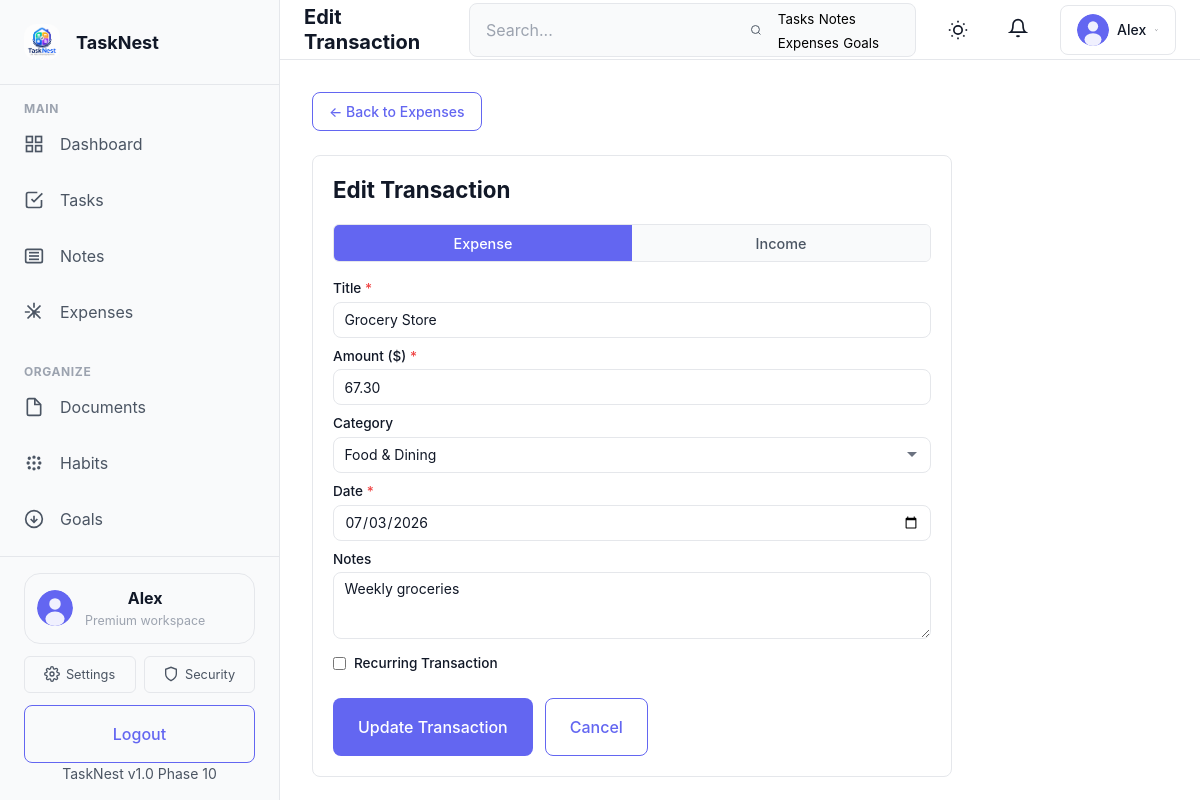
Page /modules/expenses/expenses-edit.php?id=4 (signed in) on the committed database.
### tables this page shows
CREATE TABLE IF NOT EXISTS users (
    id INT PRIMARY KEY AUTO_INCREMENT,
    username VARCHAR(50) UNIQUE NOT NULL,
    email VARCHAR(120) UNIQUE NOT NULL,
    password_hash VARCHAR(255) NOT NULL,
    first_name VARCHAR(100),
    last_name VARCHAR(100),
    avatar_url VARCHAR(255),
    phone VARCHAR(20),
    bio TEXT,
    timezone VARCHAR(50) DEFAULT 'UTC',
    theme ENUM('light', 'dark') DEFAULT 'light',
    is_active TINYINT(1) DEFAULT 1,
    role ENUM('user', 'admin') DEFAULT 'user',
    created_at TIMESTAMP DEFAULT CURRENT_TIMESTAMP,
    updated_at TIMESTAMP DEFAULT CURRENT_TIMESTAMP ON UPDATE CURRENT_TIMESTAMP,
    INDEX idx_email (email),
    INDEX idx_username (username),
    INDEX idx_created_at (created_at)
);

CREATE TABLE IF NOT EXISTS expenses (
    id INT AUTO_INCREMENT PRIMARY KEY,
    user_id INT NOT NULL,
    title VARCHAR(255) NOT NULL,
    amount DECIMAL(12,2) NOT NULL DEFAULT 0.00,
    type ENUM('expense', 'income') DEFAULT 'expense',
    category_id INT DEFAULT NULL,
    transaction_date DATE NOT NULL,
    notes TEXT DEFAULT NULL,
    is_recurring TINYINT(1) DEFAULT 0,
    recurring_period VARCHAR(20) DEFAULT NULL,
    is_deleted TINYINT(1) DEFAULT 0,
    created_at TIMESTAMP DEFAULT CURRENT_TIMESTAMP,
    updated_at TIMESTAMP DEFAULT CURRENT_TIMESTAMP ON UPDATE CURRENT_TIMESTAMP,
    FOREIGN KEY (user_id) REFERENCES users(id) ON DELETE CASCADE,
    FOREIGN KEY (category_id) REFERENCES expense_categories(id) ON DELETE SET NULL,
    INDEX idx_exp_user_date (user_id, transaction_date),
    INDEX idx_exp_user_type (user_id, type),
    INDEX idx_exp_user_deleted (user_id, is_deleted)
);

CREATE TABLE IF NOT EXISTS expense_categories (
    id INT AUTO_INCREMENT PRIMARY KEY,
    user_id INT NOT NULL,
    name VARCHAR(100) NOT NULL,
    color VARCHAR(20) DEFAULT '#6366f1',
    type ENUM('expense', 'income') DEFAULT 'expense',
    is_deleted TINYINT(1) DEFAULT 0,
    created_at TIMESTAMP DEFAULT CURRENT_TIMESTAMP,
    updated_at TIMESTAMP DEFAULT CURRENT_TIMESTAMP ON UPDATE CURRENT_TIMESTAMP,
    FOREIGN KEY (user_id) REFERENCES users(id) ON DELETE CASCADE,
    UNIQUE KEY unique_exp_cat_user (user_id, name, type),
    INDEX idx_ec_user (user_id)
);

### modules/expenses/expenses-edit.php (the view, shortened to what the rows shown need)
<?php
require_once __DIR__ . '/../../config/db.php';
require_once __DIR__ . '/../../includes/auth.php';
require_once __DIR__ . '/../../includes/functions.php';
$user_id = $auth->getUserId();
$expense_id = isset($_GET['id']) ? (int) $_GET['id'] : 0;
$stmt = safePrepare($mysqli, "SELECT e.*, ec.name AS category_name FROM expenses e LEFT JOIN expense_categories ec ON ec.id = e.category_id WHERE e.id = ? AND e.user_id = ? AND e.is_deleted = 0");
$stmt->bind_param('ii', $expense_id, $user_id);
$stmt->execute();
$expense = $stmt->get_result()->fetch_assoc();
$categories = getExpenseCategories($mysqli, $user_id);
$page_title = 'Edit Transaction';
include __DIR__ . '/../../includes/header.php';
?>
<div class="expenses-page">
    <div style="background:var(--bg-card);border:1px solid var(--border-color);border-radius:var(--radius-lg);padding:1.25rem;max-width:640px;">
        <h1 style="font-size:1.4rem;font-weight:700;color:var(--text-primary);margin:0 0 1.25rem;">Edit Transaction</h1>
        <form id="editExpenseForm" method="post" action="<?php echo SITE_URL; ?>/expenses.php">
            <div class="form-group">
                <label for="title">Title <span style="color:#ef4444;">*</span></label>
                <input type="text" id="title" name="title" class="form-control" required value="<?php echo htmlspecialchars($expense['title']); ?>">
            </div>
            <div class="form-group">
                <label for="amount">Amount ($) <span style="color:#ef4444;">*</span></label>
                <input type="number" id="amount" name="amount" class="form-control" step="0.01" min="0.01" required value="<?php echo htmlspecialchars($expense['amount']); ?>">
            </div>
            <div class="form-group">
                <label for="category_id">Category</label>
                <select id="category_id" name="category_id" class="form-control">
                    <?php foreach ($categories as $cat): ?>
                        <option value="<?php echo (int) $cat['id']; ?>" data-type="<?php echo htmlspecialchars($cat['type']); ?>" <?php echo ((int) ($expense['category_id'] ?? 0) === (int) $cat['id']) ? 'selected' : ''; ?>>
                            <?php echo htmlspecialchars($cat['name']); ?>
                        </option>
                    <?php endforeach; ?>
                </select>
            </div>
            <div class="form-group">
                <label for="transaction_date">Date <span style="color:#ef4444;">*</span></label>
                <input type="date" id="transaction_date" name="transaction_date" class="form-control" required value="<?php echo htmlspecialchars($expense['transaction_date']); ?>">
            </div>
            <div class="form-group">
                <label for="notes">Notes</label>
                <textarea id="notes" name="notes" class="form-control" rows="3"><?php echo htmlspecialchars($expense['notes'] ?? ''); ?></textarea>
            </div>
            <div class="form-group checkbox">
                <input type="checkbox" id="is_recurring" name="is_recurring" value="1" <?php echo !empty($expense['is_recurring']) ? 'checked' : ''; ?>>
                <label for="is_recurring">Recurring Transaction</label>
            </div>
        </form>
    </div>
</div>
<?php include __DIR__ . '/../../includes/footer.php'; ?>

### includes/sidebar.php (shortened to what the rows shown need)
<?php
if (!isset($user) || !is_array($user)) {
    $user = $auth->getUser() ?? [];
}
$current_page = basename($_SERVER['PHP_SELF']);
$navClass = function ($page) use ($current_page) {
    return $current_page === $page ? 'active' : '';
};
?>
<aside class="sidebar" id="mainSidebar">
    <div class="sidebar-header">
        <a href="<?php echo SITE_URL; ?>/dashboard.php" class="logo">
            <img src="<?php echo SITE_URL; ?>/assets/images/logo-dark.png" alt="<?php echo SITE_NAME; ?> Logo" class="logo-img">
            <span class="logo-text"><?php echo SITE_NAME; ?></span>
        </a>
    </div>
    <nav class="sidebar-nav">
        <div class="nav-section">
            <button class="nav-section-toggle" type="button" aria-expanded="true">
                <h3 class="nav-section-title">Main</h3>
            </button>
            <ul class="nav-menu">
                <li class="nav-item <?php echo $navClass('dashboard.php'); ?>">
                    <a href="<?php echo SITE_URL; ?>/dashboard.php" class="nav-link">
                        <svg class="nav-icon" viewBox="0 0 24 24" fill="none" stroke="currentColor" stroke-width="2">
                            <rect x="3" y="3" width="7" height="7"></rect>
                            <rect x="14" y="3" width="7" height="7"></rect>
                            <rect x="14" y="14" width="7" height="7"></rect>
                            <rect x="3" y="14" width="7" height="7"></rect>
                        </svg>
                        <span class="nav-label">Dashboard</span>
                    </a>
                </li>
                <li class="nav-item <?php echo $navClass('tasks.php'); ?>">
                    <a href="<?php echo SITE_URL; ?>/tasks.php" class="nav-link">
                        <svg class="nav-icon" viewBox="0 0 24 24" fill="none" stroke="currentColor" stroke-width="2">
                            <polyline points="9 11 12 14 22 4"></polyline>
                            <path d="M21 12v7a2 2 0 0 1-2 2H5a2 2 0 0 1-2-2V5a2 2 0 0 1 2-2h11"></path>
                        </svg>
                        <span class="nav-label">Tasks</span>
                    </a>
                </li>
                <li class="nav-item <?php echo $navClass('notes.php'); ?>">
                    <a href="<?php echo SITE_URL; ?>/notes.php" class="nav-link">
                        <svg class="nav-icon" viewBox="0 0 24 24" fill="none" stroke="currentColor" stroke-width="2">
                            <path d="M4 4h16a2 2 0 0 1 2 2v12a2 2 0 0 1-2 2H4a2 2 0 0 1-2-2V6a2 2 0 0 1 2-2z"></path>
                            <line x1="6" y1="8" x2="18" y2="8"></line>
                            <line x1="6" y1="12" x2="18" y2="12"></line>
                            <line x1="6" y1="16" x2="18" y2="16"></line>
                        </svg>
                        <span class="nav-label">Notes</span>
                    </a>
                </li>
                <li class="nav-item <?php echo $navClass('expenses.php'); ?>">
                    <a href="<?php echo SITE_URL; ?>/expenses.php" class="nav-link">
                        <span class="nav-label">Expenses</span>
                    </a>
                </li>
            </ul>
        </div>
        <div class="nav-section">
            <button class="nav-section-toggle" type="button" aria-expanded="true">
                <h3 class="nav-section-title">Organize</h3>
            </button>
            <ul class="nav-menu">
                <li class="nav-item <?php echo $navClass('documents.php'); ?>">
                    <a href="<?php echo SITE_URL; ?>/documents.php" class="nav-link">
                        <svg class="nav-icon" viewBox="0 0 24 24" fill="none" stroke="currentColor" stroke-width="2">
                            <path d="M13 2H6a2 2 0 0 0-2 2v16a2 2 0 0 0 2 2h12a2 2 0 0 0 2-2V9z"></path>
                            <polyline points="13 2 13 9 20 9"></polyline>
                        </svg>
                        <span class="nav-label">Documents</span>
                    </a>
                </li>
                <li class="nav-item <?php echo $navClass('habits.php'); ?>">
                    <a href="<?php echo SITE_URL; ?>/habits.php" class="nav-link">
                        <span class="nav-label">Habits</span>
                    </a>
                </li>
                <li class="nav-item <?php echo $navClass('goals.php'); ?>">
                    <a href="<?php echo SITE_URL; ?>/goals.php" class="nav-link">
                        <svg class="nav-icon" viewBox="0 0 24 24" fill="none" stroke="currentColor" stroke-width="2">
                            <circle cx="12" cy="12" r="10"></circle>
                            <polyline points="8 12 12 16 16 12"></polyline>
                            <line x1="12" y1="8" x2="12" y2="16"></line>
                        </svg>
                        <span class="nav-label">Goals</span>
                    </a>
                </li>
            </ul>
        </div>
    </nav>
    <div class="sidebar-footer">
        <div class="sidebar-profile">
            <?php if (!empty($user['avatar_url'])): ?>
                <img src="<?php echo SITE_URL; ?>/<?php echo htmlspecialchars($user['avatar_url']); ?>" alt="Profile" class="sidebar-profile-avatar">
            <?php else: ?>
                <img src="<?php echo SITE_URL; ?>/assets/images/default-avatar.svg" alt="Profile" class="sidebar-profile-avatar">
            <?php endif; ?>
            <div>
                <strong><?php echo htmlspecialchars($user['first_name'] ?? $user['username']); ?></strong>
                <p>Premium workspace</p>
            </div>
        </div>
        <div class="sidebar-footer-links">
            <a href="<?php echo SITE_URL; ?>/settings.php" class="sidebar-footer-link">
                <span>Settings</span>
            </a>
            <a href="<?php echo SITE_URL; ?>/auth/2fa-setup.php" class="sidebar-footer-link">
                <svg viewBox="0 0 24 24" fill="none" stroke="currentColor" stroke-width="2" width="16" height="16"><path d="M12 22s8-4 8-10V5l-8-3-8 3v7c0 6 8 10 8 10z"></path></svg>
                <span>Security</span>
            </a>
        </div>
        <a href="<?php echo SITE_URL; ?>/auth/logout.php" class="btn btn-secondary btn-block">Logout</a>
        <div class="version-info">
            <small>TaskNest v1.0 Phase 10</small>
        </div>
    </div>
</aside>

### includes/navbar.php (shortened to what the rows shown need)
<?php
$user = $auth->getUser();
$avatar_url = $user['avatar_url'] ?? '';
if (empty($avatar_url) || $avatar_url === SITE_URL . '/') {
    $avatar_url = SITE_URL . '/assets/images/default-avatar.svg';
}
?>
<nav class="top-navbar">
    <div class="navbar-left">
        <h1 class="page-title"><?php echo htmlspecialchars($page_title ?? 'Dashboard', ENT_QUOTES, 'UTF-8'); ?></h1>
    </div>
    <div class="navbar-right">
        <div class="search-box">
            <input type="text" class="search-input" id="dashboardSearch" placeholder="Search..." aria-label="Search">
            <svg class="icon" viewBox="0 0 24 24" fill="none" stroke="currentColor" stroke-width="2">
                <circle cx="11" cy="11" r="8"></circle>
                <path d="m21 21-4.35-4.35"></path>
            </svg>
            <div class="search-suggestions" id="searchSuggestions">
                <button type="button">Tasks</button>
                <button type="button">Notes</button>
                <button type="button">Expenses</button>
                <button type="button">Goals</button>
            </div>
        </div>
        <button class="theme-toggle" id="themeToggle" aria-label="Toggle theme">
        </button>
        <div class="navbar-notifications-wrapper">
            <button class="navbar-icon-btn" id="notificationsBtn" aria-label="Notifications">
                <svg class="icon" viewBox="0 0 24 24" fill="none" stroke="currentColor" stroke-width="2">
                    <path d="M18 8A6 6 0 0 0 6 8c0 7-3 9-3 9h18s-3-2-3-9"></path>
                    <path d="M13.73 21a2 2 0 0 1-3.46 0"></path>
                </svg>
            </button>
        </div>
        <div class="user-menu-wrapper">
            <button class="user-menu-btn" id="userMenuBtn" aria-label="User menu">
                <img src="<?php echo htmlspecialchars($avatar_url); ?>" alt="User avatar" class="user-avatar">
                <span class="user-name"><?php echo htmlspecialchars($user['first_name'] ?? $user['username']); ?></span>
                <svg class="icon dropdown-icon" viewBox="0 0 24 24" fill="none" stroke="currentColor" stroke-width="2">
                    <polyline points="6 9 12 15 18 9"></polyline>
                </svg>
            </button>
        </div>
    </div>
</nav>

### rows in the picture
users: first_name "Alex"
expenses: title "Grocery Store", amount "67.30", category_id "Food & Dining", transaction_date "07/03/2026", notes "Weekly groceries"

### other values in the picture
SITE_NAME "TaskNest"
$page_title "Edit Transaction"
